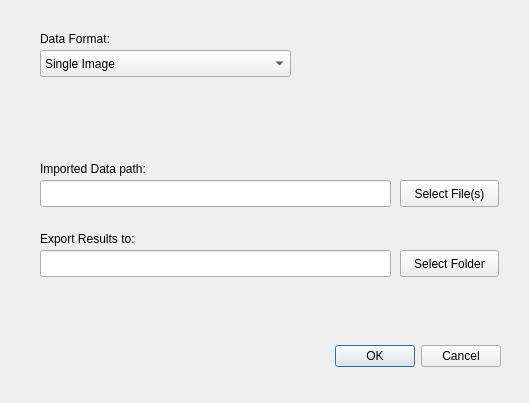
<?xml version="1.0" encoding="UTF-8"?>
<ui version="4.0">
 <class>Dialog</class>
 <widget class="QDialog" name="Dialog">
  <property name="geometry">
   <rect>
    <x>0</x>
    <y>0</y>
    <width>529</width>
    <height>403</height>
   </rect>
  </property>
  <property name="windowTitle">
   <string>Import Data</string>
  </property>
  <widget class="QDialogButtonBox" name="buttonBox">
   <property name="geometry">
    <rect>
     <x>160</x>
     <y>340</y>
     <width>341</width>
     <height>32</height>
    </rect>
   </property>
   <property name="sizePolicy">
    <sizepolicy hsizetype="Fixed" vsizetype="Fixed">
     <horstretch>0</horstretch>
     <verstretch>0</verstretch>
    </sizepolicy>
   </property>
   <property name="orientation">
    <enum>Qt::Horizontal</enum>
   </property>
   <property name="standardButtons">
    <set>QDialogButtonBox::Cancel|QDialogButtonBox::Ok</set>
   </property>
  </widget>
  <widget class="QComboBox" name="comboBox_data_format">
   <property name="geometry">
    <rect>
     <x>40</x>
     <y>50</y>
     <width>251</width>
     <height>27</height>
    </rect>
   </property>
   <item>
    <property name="text">
     <string>Single Image</string>
    </property>
   </item>
   <item>
    <property name="text">
     <string>Multiple Images</string>
    </property>
   </item>
   <item>
    <property name="text">
     <string>OrthoMap</string>
    </property>
   </item>
  </widget>
  <widget class="QLabel" name="label">
   <property name="geometry">
    <rect>
     <x>40</x>
     <y>30</y>
     <width>101</width>
     <height>17</height>
    </rect>
   </property>
   <property name="text">
    <string>Data Format:</string>
   </property>
  </widget>
  <widget class="QPushButton" name="btn_data_import_path">
   <property name="geometry">
    <rect>
     <x>400</x>
     <y>180</y>
     <width>99</width>
     <height>27</height>
    </rect>
   </property>
   <property name="text">
    <string>Select File(s)</string>
   </property>
  </widget>
  <widget class="QLineEdit" name="text_data_import_path">
   <property name="geometry">
    <rect>
     <x>40</x>
     <y>180</y>
     <width>351</width>
     <height>27</height>
    </rect>
   </property>
   <property name="text">
    <string/>
   </property>
  </widget>
  <widget class="QLabel" name="label_2">
   <property name="geometry">
    <rect>
     <x>40</x>
     <y>160</y>
     <width>151</width>
     <height>17</height>
    </rect>
   </property>
   <property name="text">
    <string>Imported Data path:</string>
   </property>
  </widget>
  <widget class="QLabel" name="label_3">
   <property name="geometry">
    <rect>
     <x>40</x>
     <y>230</y>
     <width>141</width>
     <height>17</height>
    </rect>
   </property>
   <property name="text">
    <string>Export Results to:</string>
   </property>
  </widget>
  <widget class="QLineEdit" name="text_data_output_folder">
   <property name="geometry">
    <rect>
     <x>40</x>
     <y>250</y>
     <width>351</width>
     <height>27</height>
    </rect>
   </property>
  </widget>
  <widget class="QPushButton" name="btn_data_output_folder">
   <property name="geometry">
    <rect>
     <x>400</x>
     <y>250</y>
     <width>99</width>
     <height>27</height>
    </rect>
   </property>
   <property name="text">
    <string>Select Folder</string>
   </property>
  </widget>
 </widget>
 <resources/>
 <connections>
  <connection>
   <sender>buttonBox</sender>
   <signal>accepted()</signal>
   <receiver>Dialog</receiver>
   <slot>accept()</slot>
   <hints>
    <hint type="sourcelabel">
     <x>248</x>
     <y>254</y>
    </hint>
    <hint type="destinationlabel">
     <x>157</x>
     <y>274</y>
    </hint>
   </hints>
  </connection>
  <connection>
   <sender>buttonBox</sender>
   <signal>rejected()</signal>
   <receiver>Dialog</receiver>
   <slot>reject()</slot>
   <hints>
    <hint type="sourcelabel">
     <x>316</x>
     <y>260</y>
    </hint>
    <hint type="destinationlabel">
     <x>286</x>
     <y>274</y>
    </hint>
   </hints>
  </connection>
 </connections>
</ui>
